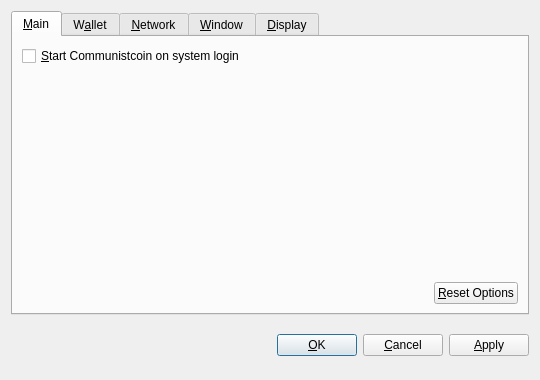
<?xml version="1.0" encoding="UTF-8"?>
<ui version="4.0">
 <class>OptionsDialog</class>
 <widget class="QDialog" name="OptionsDialog">
  <property name="geometry">
   <rect>
    <x>0</x>
    <y>0</y>
    <width>540</width>
    <height>380</height>
   </rect>
  </property>
  <property name="windowTitle">
   <string>Options</string>
  </property>
  <property name="modal">
   <bool>true</bool>
  </property>
  <layout class="QVBoxLayout" name="verticalLayout">
   <item>
    <widget class="QTabWidget" name="tabWidget">
     <property name="tabPosition">
      <enum>QTabWidget::North</enum>
     </property>
     <property name="currentIndex">
      <number>0</number>
     </property>
     <widget class="QWidget" name="tabMain">
      <attribute name="title">
       <string>&amp;Main</string>
      </attribute>
      <layout class="QVBoxLayout" name="verticalLayout_Main">
       <item>
        <widget class="QCheckBox" name="bitcoinAtStartup">
         <property name="toolTip">
          <string>Automatically start Communistcoin after logging in to the system.</string>
         </property>
         <property name="text">
          <string>&amp;Start Communistcoin on system login</string>
         </property>
        </widget>
       </item>
       <item>
        <spacer name="verticalSpacer_Main">
         <property name="orientation">
          <enum>Qt::Vertical</enum>
         </property>
         <property name="sizeHint" stdset="0">
          <size>
           <width>20</width>
           <height>40</height>
          </size>
         </property>
        </spacer>
       </item>
       <item>
        <layout class="QHBoxLayout" name="horizontalLayout_2_Main">
         <item>
          <spacer name="horizontalSpacer_2_Main">
           <property name="orientation">
            <enum>Qt::Horizontal</enum>
           </property>
           <property name="sizeHint" stdset="0">
            <size>
             <width>40</width>
             <height>20</height>
            </size>
           </property>
          </spacer>
         </item>
         <item>
          <widget class="QPushButton" name="resetButton">
           <property name="toolTip">
            <string>Reset all client options to default.</string>
           </property>
           <property name="text">
            <string>&amp;Reset Options</string>
           </property>
           <property name="autoDefault">
            <bool>false</bool>
           </property>
          </widget>
         </item>
        </layout>
       </item>
      </layout>
     </widget>
     <widget class="QWidget" name="tabWallet">
      <attribute name="title">
       <string>W&amp;allet</string>
      </attribute>
      <layout class="QVBoxLayout" name="verticalLayout_Network">
       <item>
        <widget class="QLabel" name="transactionFeeInfoLabel">
         <property name="text">
          <string>Optional transaction fee per kB that helps make sure your transactions are processed quickly. Most transactions are 1 kB.</string>
         </property>
         <property name="textFormat">
          <enum>Qt::PlainText</enum>
         </property>
         <property name="wordWrap">
          <bool>true</bool>
         </property>
        </widget>
       </item>
       <item>
        <layout class="QHBoxLayout" name="horizontalLayout_1_Main">
         <item>
          <widget class="QLabel" name="transactionFeeLabel">
           <property name="text">
            <string>Pay transaction &amp;fee</string>
           </property>
           <property name="textFormat">
            <enum>Qt::PlainText</enum>
           </property>
           <property name="buddy">
            <cstring>transactionFee</cstring>
           </property>
          </widget>
         </item>
         <item>
          <widget class="BitcoinAmountField" name="transactionFee"/>
         </item>
         <item>
          <spacer name="horizontalSpacer_1_Main">
           <property name="orientation">
            <enum>Qt::Horizontal</enum>
           </property>
           <property name="sizeHint" stdset="0">
            <size>
             <width>40</width>
             <height>20</height>
            </size>
           </property>
          </spacer>
         </item>
        </layout>
       </item>
       <item>
        <widget class="QLabel" name="label">
         <property name="text">
          <string>If you disable the spending of unconfirmed change, the change from a transaction cannot be used until that transaction has at least one confirmation. This also affects how your balance is computed.</string>
         </property>
         <property name="wordWrap">
          <bool>true</bool>
         </property>
        </widget>
       </item>
       <item>
        <widget class="QCheckBox" name="spendZeroConfChange">
         <property name="text">
          <string>Spend unconfirmed change  (experts only)</string>
         </property>
        </widget>
       </item>
       <item>
        <spacer name="verticalSpacer">
         <property name="orientation">
          <enum>Qt::Vertical</enum>
         </property>
         <property name="sizeHint" stdset="0">
          <size>
           <width>20</width>
           <height>40</height>
          </size>
         </property>
        </spacer>
       </item>
      </layout>
     </widget>
     <widget class="QWidget" name="tabNetwork">
      <attribute name="title">
       <string>&amp;Network</string>
      </attribute>
      <layout class="QVBoxLayout" name="verticalLayout_Network">
       <item>
        <widget class="QCheckBox" name="mapPortUpnp">
         <property name="toolTip">
          <string>Automatically open the Communistcoin client port on the router. This only works when your router supports UPnP and it is enabled.</string>
         </property>
         <property name="text">
          <string>Map port using &amp;UPnP</string>
         </property>
        </widget>
       </item>
       <item>
        <widget class="QCheckBox" name="connectSocks">
         <property name="toolTip">
          <string>Connect to the Communistcoin network through a SOCKS proxy (e.g. when connecting through Tor).</string>
         </property>
         <property name="text">
          <string>&amp;Connect through SOCKS proxy:</string>
         </property>
        </widget>
       </item>
       <item>
        <layout class="QHBoxLayout" name="horizontalLayout_Network">
         <item>
          <widget class="QLabel" name="proxyIpLabel">
           <property name="text">
            <string>Proxy &amp;IP:</string>
           </property>
           <property name="textFormat">
            <enum>Qt::PlainText</enum>
           </property>
           <property name="buddy">
            <cstring>proxyIp</cstring>
           </property>
          </widget>
         </item>
         <item>
          <widget class="QValidatedLineEdit" name="proxyIp">
           <property name="maximumSize">
            <size>
             <width>140</width>
             <height>16777215</height>
            </size>
           </property>
           <property name="toolTip">
            <string>IP address of the proxy (e.g. 127.0.0.1)</string>
           </property>
          </widget>
         </item>
         <item>
          <widget class="QLabel" name="proxyPortLabel">
           <property name="text">
            <string>&amp;Port:</string>
           </property>
           <property name="textFormat">
            <enum>Qt::PlainText</enum>
           </property>
           <property name="buddy">
            <cstring>proxyPort</cstring>
           </property>
          </widget>
         </item>
         <item>
          <widget class="QLineEdit" name="proxyPort">
           <property name="maximumSize">
            <size>
             <width>55</width>
             <height>16777215</height>
            </size>
           </property>
           <property name="toolTip">
            <string>Port of the proxy (e.g. 9050)</string>
           </property>
          </widget>
         </item>
         <item>
          <widget class="QLabel" name="socksVersionLabel">
           <property name="text">
            <string>SOCKS &amp;Version:</string>
           </property>
           <property name="textFormat">
            <enum>Qt::PlainText</enum>
           </property>
           <property name="buddy">
            <cstring>socksVersion</cstring>
           </property>
          </widget>
         </item>
         <item>
          <widget class="QValueComboBox" name="socksVersion">
           <property name="toolTip">
            <string>SOCKS version of the proxy (e.g. 5)</string>
           </property>
          </widget>
         </item>
         <item>
          <spacer name="horizontalSpacer_Network">
           <property name="orientation">
            <enum>Qt::Horizontal</enum>
           </property>
           <property name="sizeHint" stdset="0">
            <size>
             <width>40</width>
             <height>20</height>
            </size>
           </property>
          </spacer>
         </item>
        </layout>
       </item>
       <item>
        <spacer name="verticalSpacer_Network">
         <property name="orientation">
          <enum>Qt::Vertical</enum>
         </property>
         <property name="sizeHint" stdset="0">
          <size>
           <width>20</width>
           <height>40</height>
          </size>
         </property>
        </spacer>
       </item>
      </layout>
     </widget>
     <widget class="QWidget" name="tabWindow">
      <attribute name="title">
       <string>&amp;Window</string>
      </attribute>
      <layout class="QVBoxLayout" name="verticalLayout_Window">
       <item>
        <widget class="QCheckBox" name="minimizeToTray">
         <property name="toolTip">
          <string>Show only a tray icon after minimizing the window.</string>
         </property>
         <property name="text">
          <string>&amp;Minimize to the tray instead of the taskbar</string>
         </property>
        </widget>
       </item>
       <item>
        <widget class="QCheckBox" name="minimizeOnClose">
         <property name="toolTip">
          <string>Minimize instead of exit the application when the window is closed. When this option is enabled, the application will be closed only after selecting Quit in the menu.</string>
         </property>
         <property name="text">
          <string>M&amp;inimize on close</string>
         </property>
        </widget>
       </item>
       <item>
        <spacer name="verticalSpacer_Window">
         <property name="orientation">
          <enum>Qt::Vertical</enum>
         </property>
         <property name="sizeHint" stdset="0">
          <size>
           <width>20</width>
           <height>40</height>
          </size>
         </property>
        </spacer>
       </item>
      </layout>
     </widget>
     <widget class="QWidget" name="tabDisplay">
      <attribute name="title">
       <string>&amp;Display</string>
      </attribute>
      <layout class="QVBoxLayout" name="verticalLayout_Display">
       <item>
        <layout class="QHBoxLayout" name="horizontalLayout_1_Display">
         <item>
          <widget class="QLabel" name="langLabel">
           <property name="text">
            <string>User Interface &amp;language:</string>
           </property>
           <property name="textFormat">
            <enum>Qt::PlainText</enum>
           </property>
           <property name="buddy">
            <cstring>lang</cstring>
           </property>
          </widget>
         </item>
         <item>
          <widget class="QValueComboBox" name="lang">
           <property name="toolTip">
            <string>The user interface language can be set here. This setting will take effect after restarting Communistcoin.</string>
           </property>
          </widget>
         </item>
        </layout>
       </item>
       <item>
        <layout class="QHBoxLayout" name="horizontalLayout_2_Display">
         <item>
          <widget class="QLabel" name="unitLabel">
           <property name="text">
            <string>&amp;Unit to show amounts in:</string>
           </property>
           <property name="textFormat">
            <enum>Qt::PlainText</enum>
           </property>
           <property name="buddy">
            <cstring>unit</cstring>
           </property>
          </widget>
         </item>
         <item>
          <widget class="QValueComboBox" name="unit">
           <property name="toolTip">
            <string>Choose the default subdivision unit to show in the interface and when sending coins.</string>
           </property>
          </widget>
         </item>
        </layout>
       </item>
       <item>
        <widget class="QCheckBox" name="displayAddresses">
         <property name="toolTip">
          <string>Whether to show Communistcoin addresses in the transaction list or not.</string>
         </property>
         <property name="text">
          <string>&amp;Display addresses in transaction list</string>
         </property>
        </widget>
       </item>
       <item>
        <widget class="QCheckBox" name="coinControlFeatures">
         <property name="toolTip">
          <string>Whether to show coin control features or not.</string>
         </property>
         <property name="text">
          <string>Display coin &amp;control features (experts only!)</string>
         </property>
        </widget>
       </item>
       <item>
        <spacer name="verticalSpacer_Display">
         <property name="orientation">
          <enum>Qt::Vertical</enum>
         </property>
         <property name="sizeHint" stdset="0">
          <size>
           <width>20</width>
           <height>40</height>
          </size>
         </property>
        </spacer>
       </item>
      </layout>
     </widget>
    </widget>
   </item>
   <item>
    <layout class="QHBoxLayout" name="horizontalLayout_Buttons">
     <item>
      <spacer name="horizontalSpacer_1">
       <property name="orientation">
        <enum>Qt::Horizontal</enum>
       </property>
       <property name="sizeHint" stdset="0">
        <size>
         <width>40</width>
         <height>48</height>
        </size>
       </property>
      </spacer>
     </item>
     <item>
      <widget class="QLabel" name="statusLabel">
       <property name="font">
        <font>
         <weight>75</weight>
         <bold>true</bold>
        </font>
       </property>
       <property name="text">
        <string/>
       </property>
       <property name="textFormat">
        <enum>Qt::PlainText</enum>
       </property>
       <property name="wordWrap">
        <bool>true</bool>
       </property>
      </widget>
     </item>
     <item>
      <spacer name="horizontalSpacer_2">
       <property name="orientation">
        <enum>Qt::Horizontal</enum>
       </property>
       <property name="sizeHint" stdset="0">
        <size>
         <width>40</width>
         <height>48</height>
        </size>
       </property>
      </spacer>
     </item>
     <item>
      <widget class="QPushButton" name="okButton">
       <property name="text">
        <string>&amp;OK</string>
       </property>
      </widget>
     </item>
     <item>
      <widget class="QPushButton" name="cancelButton">
       <property name="text">
        <string>&amp;Cancel</string>
       </property>
       <property name="autoDefault">
        <bool>false</bool>
       </property>
      </widget>
     </item>
     <item>
      <widget class="QPushButton" name="applyButton">
       <property name="text">
        <string>&amp;Apply</string>
       </property>
       <property name="autoDefault">
        <bool>false</bool>
       </property>
      </widget>
     </item>
    </layout>
   </item>
  </layout>
 </widget>
 <customwidgets>
  <customwidget>
   <class>BitcoinAmountField</class>
   <extends>QSpinBox</extends>
   <header>bitcoinamountfield.h</header>
  </customwidget>
  <customwidget>
   <class>QValueComboBox</class>
   <extends>QComboBox</extends>
   <header>qvaluecombobox.h</header>
  </customwidget>
  <customwidget>
   <class>QValidatedLineEdit</class>
   <extends>QLineEdit</extends>
   <header>qvalidatedlineedit.h</header>
  </customwidget>
 </customwidgets>
 <resources/>
 <connections/>
</ui>
